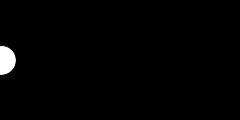
Frame 1 (no input)
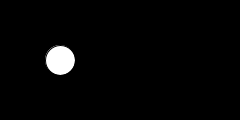
Frame 60 (the mouse pressed at the canvas centre just before this capture)
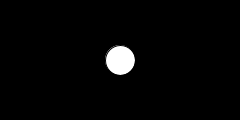
Frame 120 (the mouse held since frame 60 and released just before this capture)

The Processing sketch that drew these frames (run headless with seeded random() and noise(); from frame 60 on, the mouse is pressed at the canvas centre):

// Processing sketch: Sheet1
// ── Sheet1.pde
int x = 0; //図形の x 座標を宣言し，初期値を画面の左端に設定 (変数名:x, 型:int, 初期値:0)
int y; //図形の y 座標を宣言する (変数名:y, 型:int)
int diameter = 30; //円の直径の長さを宣言する (変数名:diameter, 型:int, 初期値:30)

void setup(){ //setup()関数
  size(240, 120); //ウィンドウサイズを 240x120 に設定する
  frameRate(30); //フレームレートを 30 に設定する
  ellipseMode(CENTER); //円の中心を位置の基準とするようにモードを設定する
  y = height / 2; //図形の y 座標をウィンドウの高さの半分に設定
}

void draw(){
  background(0);
  //背景を毎回描画して、前の状態を見えなくする
  x += 1;
  //１ずつｘ座標を移動
  ellipse(x, y, diameter, diameter);
  //円を描画
}

//画面が毎秒 30 フレーム描画され，円が画面の左端から右に向かって動く
